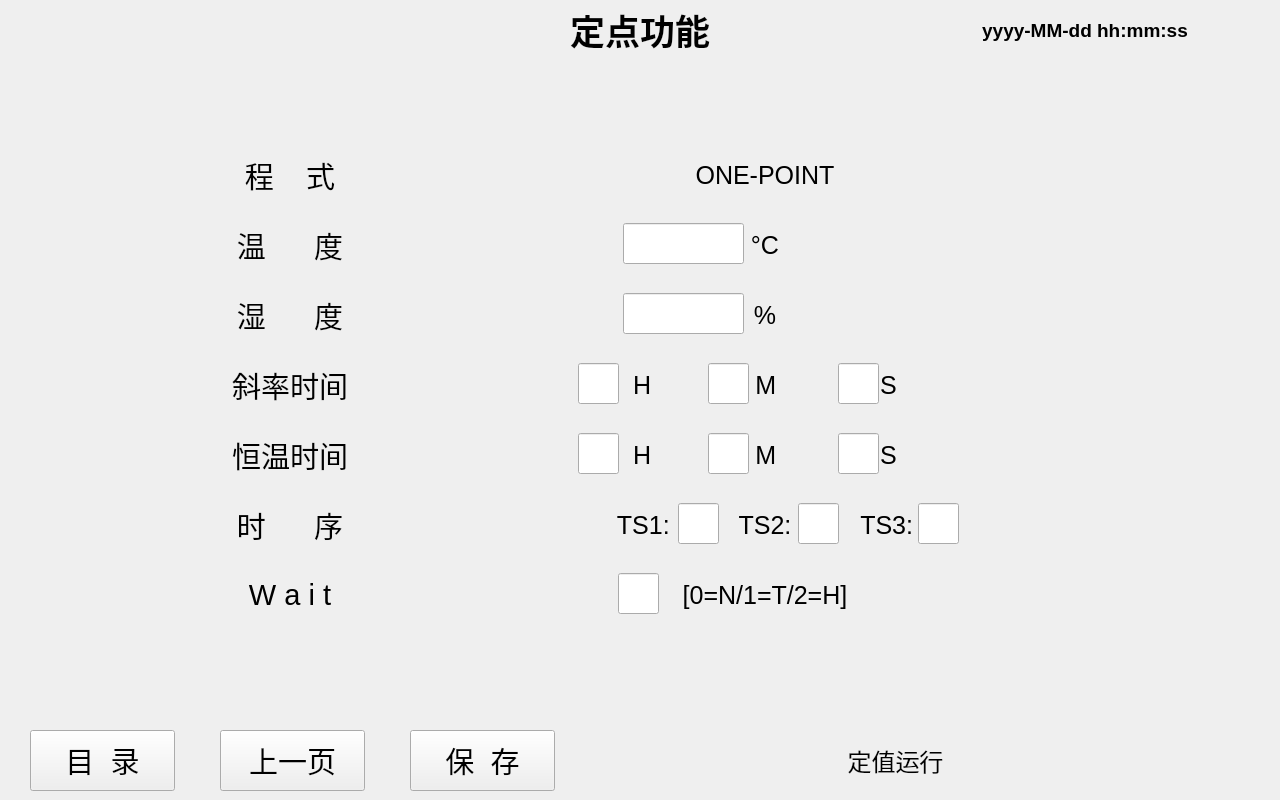
<?xml version="1.0" encoding="UTF-8"?>
<ui version="4.0">
 <class>Fixed_Value_Setting</class>
 <widget class="QWidget" name="Fixed_Value_Setting">
  <property name="geometry">
   <rect>
    <x>0</x>
    <y>0</y>
    <width>1280</width>
    <height>800</height>
   </rect>
  </property>
  <property name="windowTitle">
   <string>Form</string>
  </property>
  <widget class="QWidget" name="Header" native="true">
   <property name="geometry">
    <rect>
     <x>0</x>
     <y>0</y>
     <width>1280</width>
     <height>60</height>
    </rect>
   </property>
   <widget class="QLabel" name="logo">
    <property name="geometry">
     <rect>
      <x>0</x>
      <y>15</y>
      <width>155</width>
      <height>33</height>
     </rect>
    </property>
    <property name="font">
     <font>
      <pointsize>24</pointsize>
      <bold>true</bold>
     </font>
    </property>
    <property name="text">
     <string/>
    </property>
    <property name="alignment">
     <set>Qt::AlignCenter</set>
    </property>
   </widget>
   <widget class="QLabel" name="current_time">
    <property name="geometry">
     <rect>
      <x>930</x>
      <y>0</y>
      <width>310</width>
      <height>60</height>
     </rect>
    </property>
    <property name="font">
     <font>
      <pointsize>14</pointsize>
      <bold>true</bold>
     </font>
    </property>
    <property name="text">
     <string>yyyy-MM-dd hh:mm:ss</string>
    </property>
    <property name="alignment">
     <set>Qt::AlignCenter</set>
    </property>
   </widget>
   <widget class="QLabel" name="title">
    <property name="geometry">
     <rect>
      <x>550</x>
      <y>0</y>
      <width>180</width>
      <height>60</height>
     </rect>
    </property>
    <property name="font">
     <font>
      <pointsize>26</pointsize>
      <bold>true</bold>
     </font>
    </property>
    <property name="text">
     <string>定点功能</string>
    </property>
    <property name="textFormat">
     <enum>Qt::PlainText</enum>
    </property>
    <property name="alignment">
     <set>Qt::AlignCenter</set>
    </property>
   </widget>
  </widget>
  <widget class="QWidget" name="Main" native="true">
   <property name="geometry">
    <rect>
     <x>0</x>
     <y>60</y>
     <width>1280</width>
     <height>660</height>
    </rect>
   </property>
   <widget class="QWidget" name="form" native="true">
    <property name="geometry">
     <rect>
      <x>168</x>
      <y>78</y>
      <width>954</width>
      <height>494</height>
     </rect>
    </property>
    <widget class="QLabel" name="program_label">
     <property name="geometry">
      <rect>
       <x>2</x>
       <y>2</y>
       <width>240</width>
       <height>70</height>
      </rect>
     </property>
     <property name="font">
      <font>
       <pointsize>22</pointsize>
      </font>
     </property>
     <property name="text">
      <string>程    式</string>
     </property>
     <property name="alignment">
      <set>Qt::AlignCenter</set>
     </property>
    </widget>
    <widget class="QLabel" name="temperature_label">
     <property name="geometry">
      <rect>
       <x>2</x>
       <y>72</y>
       <width>240</width>
       <height>70</height>
      </rect>
     </property>
     <property name="font">
      <font>
       <pointsize>22</pointsize>
      </font>
     </property>
     <property name="text">
      <string>温      度</string>
     </property>
     <property name="alignment">
      <set>Qt::AlignCenter</set>
     </property>
    </widget>
    <widget class="QLabel" name="humidity_label">
     <property name="geometry">
      <rect>
       <x>2</x>
       <y>142</y>
       <width>240</width>
       <height>70</height>
      </rect>
     </property>
     <property name="font">
      <font>
       <pointsize>22</pointsize>
      </font>
     </property>
     <property name="text">
      <string>湿      度</string>
     </property>
     <property name="alignment">
      <set>Qt::AlignCenter</set>
     </property>
    </widget>
    <widget class="QLabel" name="slope_time_label">
     <property name="geometry">
      <rect>
       <x>2</x>
       <y>212</y>
       <width>240</width>
       <height>70</height>
      </rect>
     </property>
     <property name="font">
      <font>
       <pointsize>22</pointsize>
      </font>
     </property>
     <property name="text">
      <string>斜率时间</string>
     </property>
     <property name="alignment">
      <set>Qt::AlignCenter</set>
     </property>
    </widget>
    <widget class="QLabel" name="constant_temperature_label">
     <property name="geometry">
      <rect>
       <x>2</x>
       <y>282</y>
       <width>240</width>
       <height>70</height>
      </rect>
     </property>
     <property name="font">
      <font>
       <pointsize>22</pointsize>
      </font>
     </property>
     <property name="text">
      <string>恒温时间</string>
     </property>
     <property name="alignment">
      <set>Qt::AlignCenter</set>
     </property>
    </widget>
    <widget class="QLabel" name="sequence_label">
     <property name="geometry">
      <rect>
       <x>2</x>
       <y>352</y>
       <width>240</width>
       <height>70</height>
      </rect>
     </property>
     <property name="font">
      <font>
       <pointsize>22</pointsize>
      </font>
     </property>
     <property name="text">
      <string>时      序</string>
     </property>
     <property name="alignment">
      <set>Qt::AlignCenter</set>
     </property>
    </widget>
    <widget class="QLabel" name="wait_label">
     <property name="geometry">
      <rect>
       <x>2</x>
       <y>422</y>
       <width>240</width>
       <height>70</height>
      </rect>
     </property>
     <property name="font">
      <font>
       <pointsize>22</pointsize>
      </font>
     </property>
     <property name="text">
      <string>W a i t</string>
     </property>
     <property name="alignment">
      <set>Qt::AlignCenter</set>
     </property>
    </widget>
    <widget class="QLabel" name="t1">
     <property name="geometry">
      <rect>
       <x>242</x>
       <y>2</y>
       <width>710</width>
       <height>70</height>
      </rect>
     </property>
     <property name="font">
      <font>
       <pointsize>19</pointsize>
      </font>
     </property>
     <property name="text">
      <string>ONE-POINT</string>
     </property>
     <property name="alignment">
      <set>Qt::AlignCenter</set>
     </property>
    </widget>
    <widget class="QLabel" name="t2">
     <property name="geometry">
      <rect>
       <x>242</x>
       <y>72</y>
       <width>710</width>
       <height>70</height>
      </rect>
     </property>
     <property name="font">
      <font>
       <pointsize>19</pointsize>
      </font>
     </property>
     <property name="text">
      <string>°C</string>
     </property>
     <property name="alignment">
      <set>Qt::AlignCenter</set>
     </property>
    </widget>
    <widget class="QLabel" name="t3">
     <property name="geometry">
      <rect>
       <x>242</x>
       <y>142</y>
       <width>710</width>
       <height>70</height>
      </rect>
     </property>
     <property name="font">
      <font>
       <pointsize>19</pointsize>
      </font>
     </property>
     <property name="text">
      <string>%</string>
     </property>
     <property name="alignment">
      <set>Qt::AlignCenter</set>
     </property>
    </widget>
    <widget class="QLabel" name="t4">
     <property name="geometry">
      <rect>
       <x>242</x>
       <y>212</y>
       <width>710</width>
       <height>70</height>
      </rect>
     </property>
     <property name="font">
      <font>
       <pointsize>19</pointsize>
      </font>
     </property>
     <property name="text">
      <string>H               M               S</string>
     </property>
     <property name="alignment">
      <set>Qt::AlignCenter</set>
     </property>
    </widget>
    <widget class="QLabel" name="t5">
     <property name="geometry">
      <rect>
       <x>242</x>
       <y>282</y>
       <width>710</width>
       <height>70</height>
      </rect>
     </property>
     <property name="font">
      <font>
       <pointsize>19</pointsize>
      </font>
     </property>
     <property name="text">
      <string>H               M               S</string>
     </property>
     <property name="alignment">
      <set>Qt::AlignCenter</set>
     </property>
    </widget>
    <widget class="QLabel" name="t6">
     <property name="geometry">
      <rect>
       <x>242</x>
       <y>352</y>
       <width>710</width>
       <height>70</height>
      </rect>
     </property>
     <property name="font">
      <font>
       <pointsize>19</pointsize>
      </font>
     </property>
     <property name="text">
      <string>TS1:          TS2:          TS3:</string>
     </property>
     <property name="alignment">
      <set>Qt::AlignCenter</set>
     </property>
    </widget>
    <widget class="QLabel" name="t7">
     <property name="geometry">
      <rect>
       <x>242</x>
       <y>422</y>
       <width>710</width>
       <height>70</height>
      </rect>
     </property>
     <property name="font">
      <font>
       <pointsize>19</pointsize>
      </font>
     </property>
     <property name="text">
      <string>[0=N/1=T/2=H]</string>
     </property>
     <property name="alignment">
      <set>Qt::AlignCenter</set>
     </property>
    </widget>
    <widget class="QLabel" name="border_left">
     <property name="geometry">
      <rect>
       <x>2</x>
       <y>2</y>
       <width>1</width>
       <height>492</height>
      </rect>
     </property>
     <property name="text">
      <string/>
     </property>
    </widget>
    <widget class="QLabel" name="border_right">
     <property name="geometry">
      <rect>
       <x>951</x>
       <y>2</y>
       <width>1</width>
       <height>492</height>
      </rect>
     </property>
     <property name="text">
      <string/>
     </property>
    </widget>
    <widget class="QLabel" name="border_top">
     <property name="geometry">
      <rect>
       <x>2</x>
       <y>2</y>
       <width>952</width>
       <height>1</height>
      </rect>
     </property>
     <property name="text">
      <string/>
     </property>
    </widget>
    <widget class="QLabel" name="border_buttom">
     <property name="geometry">
      <rect>
       <x>2</x>
       <y>491</y>
       <width>952</width>
       <height>1</height>
      </rect>
     </property>
     <property name="text">
      <string/>
     </property>
    </widget>
    <widget class="QLineEdit" name="temperature_lineEdit">
     <property name="geometry">
      <rect>
       <x>455</x>
       <y>85</y>
       <width>121</width>
       <height>41</height>
      </rect>
     </property>
     <property name="font">
      <font>
       <pointsize>20</pointsize>
      </font>
     </property>
     <property name="focusPolicy">
      <enum>Qt::ClickFocus</enum>
     </property>
     <property name="text">
      <string/>
     </property>
     <property name="alignment">
      <set>Qt::AlignCenter</set>
     </property>
    </widget>
    <widget class="QLineEdit" name="humidity_lineEdit">
     <property name="geometry">
      <rect>
       <x>455</x>
       <y>155</y>
       <width>121</width>
       <height>41</height>
      </rect>
     </property>
     <property name="font">
      <font>
       <pointsize>20</pointsize>
      </font>
     </property>
     <property name="focusPolicy">
      <enum>Qt::ClickFocus</enum>
     </property>
     <property name="text">
      <string/>
     </property>
     <property name="alignment">
      <set>Qt::AlignCenter</set>
     </property>
    </widget>
    <widget class="QLineEdit" name="slopeTime_H_lineEdit">
     <property name="geometry">
      <rect>
       <x>410</x>
       <y>225</y>
       <width>41</width>
       <height>41</height>
      </rect>
     </property>
     <property name="font">
      <font>
       <pointsize>20</pointsize>
      </font>
     </property>
     <property name="focusPolicy">
      <enum>Qt::ClickFocus</enum>
     </property>
     <property name="alignment">
      <set>Qt::AlignCenter</set>
     </property>
    </widget>
    <widget class="QLineEdit" name="slopeTime_M_lineEdit">
     <property name="geometry">
      <rect>
       <x>540</x>
       <y>225</y>
       <width>41</width>
       <height>41</height>
      </rect>
     </property>
     <property name="font">
      <font>
       <pointsize>20</pointsize>
      </font>
     </property>
     <property name="focusPolicy">
      <enum>Qt::ClickFocus</enum>
     </property>
     <property name="alignment">
      <set>Qt::AlignCenter</set>
     </property>
    </widget>
    <widget class="QLineEdit" name="slopeTime_S_lineEdit">
     <property name="geometry">
      <rect>
       <x>670</x>
       <y>225</y>
       <width>41</width>
       <height>41</height>
      </rect>
     </property>
     <property name="font">
      <font>
       <pointsize>20</pointsize>
      </font>
     </property>
     <property name="focusPolicy">
      <enum>Qt::ClickFocus</enum>
     </property>
     <property name="alignment">
      <set>Qt::AlignCenter</set>
     </property>
    </widget>
    <widget class="QLineEdit" name="constantTemp_H_lineEdit">
     <property name="geometry">
      <rect>
       <x>410</x>
       <y>295</y>
       <width>41</width>
       <height>41</height>
      </rect>
     </property>
     <property name="font">
      <font>
       <pointsize>20</pointsize>
      </font>
     </property>
     <property name="focusPolicy">
      <enum>Qt::ClickFocus</enum>
     </property>
     <property name="alignment">
      <set>Qt::AlignCenter</set>
     </property>
    </widget>
    <widget class="QLineEdit" name="constantTemp_M_lineEdit">
     <property name="geometry">
      <rect>
       <x>540</x>
       <y>295</y>
       <width>41</width>
       <height>41</height>
      </rect>
     </property>
     <property name="font">
      <font>
       <pointsize>20</pointsize>
      </font>
     </property>
     <property name="focusPolicy">
      <enum>Qt::ClickFocus</enum>
     </property>
     <property name="alignment">
      <set>Qt::AlignCenter</set>
     </property>
    </widget>
    <widget class="QLineEdit" name="constantTemp_S_lineEdit">
     <property name="geometry">
      <rect>
       <x>670</x>
       <y>295</y>
       <width>41</width>
       <height>41</height>
      </rect>
     </property>
     <property name="font">
      <font>
       <pointsize>20</pointsize>
      </font>
     </property>
     <property name="focusPolicy">
      <enum>Qt::ClickFocus</enum>
     </property>
     <property name="alignment">
      <set>Qt::AlignCenter</set>
     </property>
    </widget>
    <widget class="QLineEdit" name="TS1_lineEdit">
     <property name="geometry">
      <rect>
       <x>510</x>
       <y>365</y>
       <width>41</width>
       <height>41</height>
      </rect>
     </property>
     <property name="font">
      <font>
       <pointsize>20</pointsize>
      </font>
     </property>
     <property name="focusPolicy">
      <enum>Qt::ClickFocus</enum>
     </property>
     <property name="alignment">
      <set>Qt::AlignCenter</set>
     </property>
    </widget>
    <widget class="QLineEdit" name="TS2_lineEdit">
     <property name="geometry">
      <rect>
       <x>630</x>
       <y>365</y>
       <width>41</width>
       <height>41</height>
      </rect>
     </property>
     <property name="font">
      <font>
       <pointsize>20</pointsize>
      </font>
     </property>
     <property name="focusPolicy">
      <enum>Qt::ClickFocus</enum>
     </property>
     <property name="alignment">
      <set>Qt::AlignCenter</set>
     </property>
    </widget>
    <widget class="QLineEdit" name="TS3_lineEdit">
     <property name="geometry">
      <rect>
       <x>750</x>
       <y>365</y>
       <width>41</width>
       <height>41</height>
      </rect>
     </property>
     <property name="font">
      <font>
       <pointsize>20</pointsize>
      </font>
     </property>
     <property name="focusPolicy">
      <enum>Qt::ClickFocus</enum>
     </property>
     <property name="alignment">
      <set>Qt::AlignCenter</set>
     </property>
    </widget>
    <widget class="QLineEdit" name="Wait_lineEdit">
     <property name="geometry">
      <rect>
       <x>450</x>
       <y>435</y>
       <width>41</width>
       <height>41</height>
      </rect>
     </property>
     <property name="font">
      <font>
       <pointsize>20</pointsize>
      </font>
     </property>
     <property name="focusPolicy">
      <enum>Qt::ClickFocus</enum>
     </property>
     <property name="alignment">
      <set>Qt::AlignCenter</set>
     </property>
    </widget>
   </widget>
  </widget>
  <widget class="QWidget" name="Footer" native="true">
   <property name="geometry">
    <rect>
     <x>0</x>
     <y>720</y>
     <width>1280</width>
     <height>80</height>
    </rect>
   </property>
   <widget class="QPushButton" name="font_page_pbtn">
    <property name="geometry">
     <rect>
      <x>30</x>
      <y>10</y>
      <width>145</width>
      <height>61</height>
     </rect>
    </property>
    <property name="font">
     <font>
      <pointsize>22</pointsize>
     </font>
    </property>
    <property name="text">
     <string>目  录</string>
    </property>
   </widget>
   <widget class="QPushButton" name="saving_pbtn">
    <property name="geometry">
     <rect>
      <x>410</x>
      <y>10</y>
      <width>145</width>
      <height>61</height>
     </rect>
    </property>
    <property name="font">
     <font>
      <pointsize>22</pointsize>
     </font>
    </property>
    <property name="text">
     <string>保  存</string>
    </property>
   </widget>
   <widget class="QPushButton" name="previous_page_pbtn">
    <property name="geometry">
     <rect>
      <x>220</x>
      <y>10</y>
      <width>145</width>
      <height>61</height>
     </rect>
    </property>
    <property name="font">
     <font>
      <pointsize>22</pointsize>
     </font>
    </property>
    <property name="text">
     <string>上一页</string>
    </property>
   </widget>
   <widget class="QLabel" name="footer_line">
    <property name="geometry">
     <rect>
      <x>0</x>
      <y>0</y>
      <width>1280</width>
      <height>3</height>
     </rect>
    </property>
    <property name="text">
     <string/>
    </property>
   </widget>
   <widget class="QWidget" name="status_box" native="true">
    <property name="geometry">
     <rect>
      <x>820</x>
      <y>10</y>
      <width>431</width>
      <height>61</height>
     </rect>
    </property>
    <widget class="QLabel" name="status_box_line">
     <property name="geometry">
      <rect>
       <x>150</x>
       <y>1</y>
       <width>2</width>
       <height>59</height>
      </rect>
     </property>
     <property name="text">
      <string/>
     </property>
    </widget>
    <widget class="QLabel" name="status_text">
     <property name="geometry">
      <rect>
       <x>15</x>
       <y>15</y>
       <width>121</width>
       <height>31</height>
      </rect>
     </property>
     <property name="font">
      <font>
       <pointsize>18</pointsize>
      </font>
     </property>
     <property name="text">
      <string>定值运行</string>
     </property>
     <property name="alignment">
      <set>Qt::AlignCenter</set>
     </property>
    </widget>
    <widget class="QLabel" name="status_1">
     <property name="geometry">
      <rect>
       <x>175</x>
       <y>15</y>
       <width>25</width>
       <height>29</height>
      </rect>
     </property>
     <property name="text">
      <string/>
     </property>
    </widget>
    <widget class="QLabel" name="status_2">
     <property name="geometry">
      <rect>
       <x>215</x>
       <y>15</y>
       <width>22</width>
       <height>30</height>
      </rect>
     </property>
     <property name="text">
      <string/>
     </property>
    </widget>
    <widget class="QLabel" name="status_3">
     <property name="geometry">
      <rect>
       <x>255</x>
       <y>15</y>
       <width>15</width>
       <height>31</height>
      </rect>
     </property>
     <property name="text">
      <string/>
     </property>
    </widget>
    <widget class="QLabel" name="status_4">
     <property name="geometry">
      <rect>
       <x>285</x>
       <y>18</y>
       <width>30</width>
       <height>23</height>
      </rect>
     </property>
     <property name="text">
      <string/>
     </property>
    </widget>
    <widget class="QLabel" name="status_5">
     <property name="geometry">
      <rect>
       <x>330</x>
       <y>16</y>
       <width>27</width>
       <height>26</height>
      </rect>
     </property>
     <property name="text">
      <string/>
     </property>
    </widget>
    <widget class="QLabel" name="status_6">
     <property name="geometry">
      <rect>
       <x>370</x>
       <y>15</y>
       <width>30</width>
       <height>29</height>
      </rect>
     </property>
     <property name="text">
      <string/>
     </property>
    </widget>
   </widget>
  </widget>
 </widget>
 <resources/>
 <connections/>
</ui>
